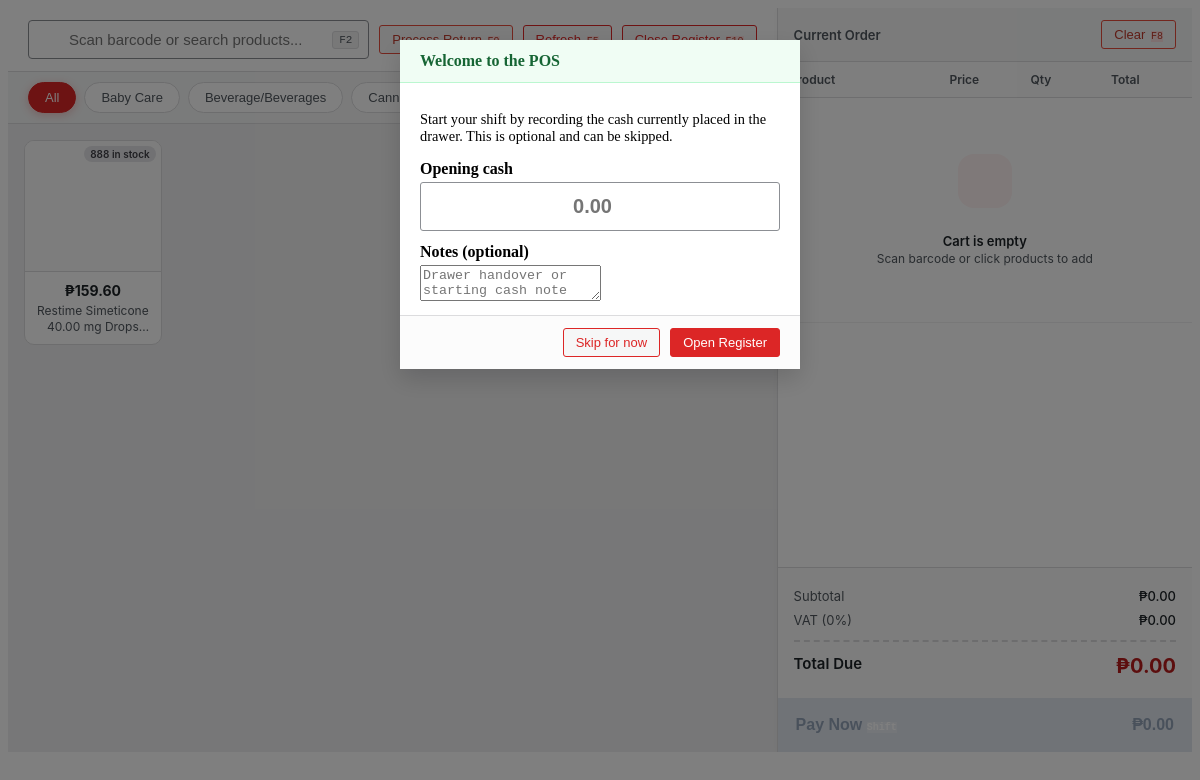
Page /reusablepage/salespos.php (signed in) on the committed database.
### tables this page shows
CREATE TABLE `product_categories` (
  `id` int(11) NOT NULL,
  `category_name` varchar(100) NOT NULL,
  `has_vat` tinyint(1) NOT NULL DEFAULT 0,
  `senior_discount` tinyint(1) NOT NULL DEFAULT 0,
  `pwd_discount` tinyint(1) NOT NULL DEFAULT 0
);

CREATE TABLE `products` (
  `id` int(11) NOT NULL,
  `branded_name` varchar(255) NOT NULL COMMENT 'Brand name (e.g., Amoxil)',
  `generic_name` varchar(255) NOT NULL COMMENT 'Generic/active ingredient (e.g., Amoxicillin)',
  `strength` decimal(10,2) NOT NULL DEFAULT 0.00 COMMENT 'Main strength value (e.g., 500mg)',
  `measurement_id` int(11) DEFAULT NULL,
  `barcode` varchar(100) DEFAULT NULL COMMENT 'Barcode for POS scanning',
  `category_id` int(11) DEFAULT NULL,
  `classification_id` int(11) DEFAULT NULL,
  `units_per_package` int(11) DEFAULT NULL COMMENT 'Units per package/blister/bottle',
  `imageproduct` varchar(500) NOT NULL,
  `is_basic_necessities` tinyint(1) NOT NULL DEFAULT 0,
  `package_type` varchar(100) DEFAULT NULL COMMENT 'Blister, Bottle, Strip, Box, Jar, etc.',
  `dosage_form` varchar(100) DEFAULT NULL COMMENT 'Tablet, Capsule, Syrup, Suspension, Cream, Drops',
  `dosage_form_id` int(11) DEFAULT NULL,
  `strength_per_quantity` decimal(10,2) DEFAULT NULL COMMENT 'Qty for strength (e.g., 5 for 5mL in syrup)',
  `strength_per_quantity_unit` varchar(50) DEFAULT NULL COMMENT 'Unit for strength_per_quantity (e.g., mL, g)',
  `is_hidden` tinyint(1) NOT NULL DEFAULT 0
);

### function/workingpos.php (called while the page is built, shortened)
<?php
class Product {
    private $conn;
    public function __construct($db) {
        $this->conn = $db;
    }
    public function getProducts() {
        $sql = "SELECT p.*,
                    pc.category_name,
                    pc.has_vat, pc.senior_discount, pc.pwd_discount,
                    um.serving_unit_name AS measurement_name,
                    COALESCE(SUM(CASE
                        WHEN i.current_quantity > 0
                             AND (i.expiry_date IS NULL OR i.expiry_date >= CURDATE())
                        THEN i.current_quantity
                        ELSE 0
                    END), 0) AS stock,
                    MIN(CASE
                        WHEN i.current_quantity > 0
                             AND i.expiry_date IS NOT NULL
                             AND i.expiry_date >= CURDATE()
                        THEN i.expiry_date
                        ELSE NULL
                    END) AS earliest_expiry_date,
                    COALESCE((SELECT newest.sale_price
                              FROM inventory newest
                              WHERE newest.product_id = p.id
                              ORDER BY newest.date_received DESC, newest.id DESC
                              LIMIT 1), 0) AS total_price,
                    COALESCE((SELECT newest.purchase_cost
                              FROM inventory newest
                              WHERE newest.product_id = p.id
                              ORDER BY newest.date_received DESC, newest.id DESC
                              LIMIT 1), 0) AS net_price,
                    COALESCE((SELECT newest.sale_price
                              FROM inventory newest
                              WHERE newest.product_id = p.id
                              ORDER BY newest.date_received DESC, newest.id DESC
                              LIMIT 1), 0) AS sale_price
                FROM products p
                LEFT JOIN product_categories pc ON p.category_id = pc.id
                LEFT JOIN serving_unit um ON p.measurement_id = um.id
                LEFT JOIN inventory i ON p.id = i.product_id
                GROUP BY p.id
                ORDER BY p.generic_name ASC";
        $stmt = $this->conn->prepare($sql);
        $stmt->execute();
        return $stmt->fetchAll(PDO::FETCH_ASSOC);
    }
    public function getCategories() {
        $sql = "SELECT * FROM product_categories ORDER BY category_name ASC";
        $stmt = $this->conn->prepare($sql);
        $stmt->execute();
        return $stmt->fetchAll(PDO::FETCH_ASSOC);
    }
}

### reusablepage/salespos.php (the view, shortened to what this page needs)
<?php
require_once __DIR__ . "/../conn/database.php";
require_once __DIR__ . "/../function/workingpos.php";
$product = new Product($db);
$products = $product->getProducts();
$categories = $product->getCategories();
?>
<link rel="stylesheet" href="../css/pos_wepos.css?v=1.10">
<div class="wepos-wrapper" id="weposApp">
    <div class="wepos-left">
        <div class="wepos-header">
            <div class="wepos-search-container">
                <input type="text" id="weposSearch" placeholder="Scan barcode or search products..." autocomplete="off">
                <kbd>F2</kbd>
            </div>
            <button type="button" class="wepos-btn wepos-btn-outline text-danger" style="border-color: #e74c3c; color: #c0392b;" onclick="openReturnModal()">
                    Process Return <kbd style="font-size: 10px; background: #fee2e2; color: #c0392b; border: none; margin-left: 2px;">F9</kbd>
                </button>
            <button class="wepos-btn wepos-btn-outline" onclick="location.reload()">
                Refresh <kbd style="font-size: 10px; background: #fee2e2; color: #c0392b; border: none; margin-left: 2px;">F5</kbd>
            </button>
            <button class="wepos-btn wepos-btn-outline text-primary" onclick="weposOpenClosingModal()">
                Close Register <kbd style="font-size: 10px; background: #fee2e2; color: #c0392b; border: none; margin-left: 2px;">F10</kbd>
            </button>
        </div>
        <div class="wepos-categories">
            <button class="wepos-cat-btn active" onclick="weposFilterCat('All')">All</button>
            <?php foreach ($categories as $cat): ?>
                <button class="wepos-cat-btn" onclick="weposFilterCat('<?= htmlspecialchars($cat['category_name']) ?>')">
                    <?= htmlspecialchars($cat['category_name']) ?>
                </button>
            <?php endforeach; ?>
        </div>
        <div class="wepos-products-area">
            <div class="wepos-products-grid" id="weposGrid">
                <?php if (empty($products)): ?>
                    <div class="w-100 text-center text-muted py-5 px-3">
                        <i class="fas fa-box-open d-block mb-3" style="font-size: 2.5rem; color: #cbd5e1;"></i>
                        <h5 class="mb-2">No products available</h5>
                        <p class="mb-0">Add a product and inventory batch before starting a sale.</p>
                    </div>
                <?php else: ?>
                <?php foreach ($products as $row): ?>
                    <?php
                        $stock = (int)($row['stock'] ?? 0);
                        $isOut = $stock <= 0;
                        $expiryDate = $row['earliest_expiry_date'] ?? null;
                        $isExpired = ($expiryDate && strtotime($expiryDate) < strtotime('today')) ? true : false;
                        $salePrice = (float)($row['total_price'] ?? $row['sale_price'] ?? 0);
                        $costPrice = (float)($row['net_price'] ?? $row['purchase_cost'] ?? $salePrice);
                    ?>
                    <div class="wepos-product-card <?= $isOut ? 'out-of-stock' : '' ?><?= $isExpired ? ' expired' : '' ?>"
                         data-id="<?= $row['id'] ?>"
                         data-name="<?= htmlspecialchars($row['branded_name']) ?> <?= htmlspecialchars($row['generic_name']) ?> <?= htmlspecialchars($row['strength'] ?? '') ?> <?= htmlspecialchars($row['measurement_name'] ?? '') ?><?= !empty(trim($row['dosage_form'] ?? '')) ? ' ' . htmlspecialchars(trim($row['dosage_form'])) : '' ?><?= isset($row['strength_per_quantity']) && $row['strength_per_quantity'] > 0 ? ' (' . htmlspecialchars((string)$row['strength_per_quantity']) . ' ' . htmlspecialchars(trim($row['strength_per_quantity_unit'] ?? '')) . ' per unit)' : '' ?>"
                         data-branded="<?= htmlspecialchars($row['branded_name']) ?>"
                         data-generic="<?= htmlspecialchars($row['generic_name']) ?>"
                         data-strength="<?= htmlspecialchars(trim(($row['strength'] ?? '') . (($row['strength'] ?? '') !== '' ? ' ' : '') . ($row['measurement_name'] ?? ''))) ?>"
                         data-form="<?= htmlspecialchars(trim($row['dosage_form'] ?? '')) ?>"
                         data-price="<?= $salePrice ?>"
                         data-net="<?= $costPrice ?>"
                         data-barcode="<?= htmlspecialchars($row['barcode'] ?? '') ?>"
                         data-category="<?= htmlspecialchars($row['category_name'] ?? 'Uncategorized') ?>"
                         data-has-vat="<?= (int)($row['has_vat'] ?? 0) ?>"
                         data-senior="<?= (int)($row['senior_discount'] ?? 0) ?>"
                         data-pwd="<?= (int)($row['pwd_discount'] ?? 0) ?>"
                         data-stock="<?= $stock ?>"
                         data-pcs="<?= (int)($row['pcs'] ?? 1) ?>"
                         data-expired="<?= $isExpired ? '1' : '0' ?>"
                         onclick="event.stopPropagation(); weposAddToCart(this)">
                        <div class="wepos-card-img">
                            <?php if ($isExpired): ?>
                                <span class="wepos-stock-badge expired">EXPIRED</span>
                            <?php elseif ($isOut): ?>
                                <span class="wepos-stock-badge empty">Out of Stock</span>
                            <?php else: ?>
                                <span class="wepos-stock-badge <?= $stock <= 10 ? 'low' : '' ?>"><?= $stock ?> in stock</span>
                            <?php endif; ?>
                        </div>
                        <div class="wepos-card-info">
                            <div class="wepos-card-price">₱<?= number_format($salePrice, 2) ?></div>
                            <div class="wepos-card-name">
                                <?= htmlspecialchars($row['branded_name']) ?> <?= htmlspecialchars($row['generic_name']) ?> <?= htmlspecialchars($row['strength'] ?? '') ?> <?= htmlspecialchars($row['measurement_name'] ?? '') ?><?= !empty(trim($row['dosage_form'] ?? '')) ? ' ' . htmlspecialchars(trim($row['dosage_form'])) : '' ?>
                            </div>
                        </div>
                    </div>
                <?php endforeach; ?>
                <?php endif; ?>
            </div>
        </div>
    </div>
    <div class="wepos-right">
        <div class="wepos-resizer" id="weposCartResizer" title="Drag to resize the cart panel" aria-label="Drag to resize the cart panel">
        </div>
        <div class="wepos-cart-header">
            <span style="font-size:13px; font-weight:600; color:#50575e;">Current Order</span>
            <div class="wepos-cart-actions">
                <button class="wepos-btn wepos-btn-outline text-danger" style="border-color: #e74c3c; color: #c0392b;" onclick="weposClearCart()">
                    Clear <kbd style="font-size: 10px; background: #fee2e2; color: #c0392b; border: none; margin-left: 2px;">F8</kbd>
                </button>
            </div>
        </div>
        <div class="wepos-cart-items">
            <table class="wepos-cart-table">
                <thead>
                    <tr>
                        <th class="wepos-col-name">Product</th>
                        <th class="wepos-col-price">Price</th>
                        <th class="wepos-col-qty">Qty</th>
                        <th class="wepos-col-total">Total</th>
                        <th class="wepos-col-action"></th>
                    </tr>
                </thead>
                <tbody id="weposCartBody">
                </tbody>
            </table>
        </div>
        <div class="wepos-checkout-area">
            <div class="wepos-calc-box">
                <div class="wepos-calc-row">
                    <span>Subtotal</span>
                    <span id="calcSub">₱0.00</span>
                </div>
                <div class="wepos-calc-row text-muted" id="rowVat" style="display:none;">
                    <span>VAT (0%)</span>
                    <span id="calcVat">+₱0.00</span>
                </div>
                <div class="wepos-calc-row total-row">
                    <span>Total Due</span>
                    <span class="wepos-grand-total" id="calcTotal">₱0.00</span>
                </div>
            </div>
            <button class="wepos-pay-btn" id="weposPayBtn" onclick="weposOpenPayModal()" disabled>
                <span>Pay Now <kbd style="font-size: 10px; background: rgba(255,255,255,.25); color:#fff; border: none;">Shift</kbd></span>
                <span class="wepos-pay-amount" id="btnTotalAmount">₱0.00</span>
            </button>
        </div>
    </div>
</div>
<div class="wepos-modal-overlay" id="registerOpeningModal" style="display:none;" onclick="weposCloseOpeningModal(event)">
    <div class="wepos-modal" onclick="event.stopPropagation()" style="max-width:440px;">
        <div class="wepos-modal-head" style="background:#f0fdf4; border-bottom:1px solid #bbf7d0;">
            <h5 style="color:#166534;">Welcome to the POS</h5>
            <button type="button" onclick="weposCloseOpeningModal()"><i class="fas fa-times"></i></button>
        </div>
        <div class="wepos-modal-body">
            <p class="text-muted" style="font-size:0.9rem;">Start your shift by recording the cash currently placed in the drawer. This is optional and can be skipped.</p>
            <label for="openingCashAmount" style="font-weight:600; display:block; margin-bottom:4px;">Opening cash</label>
            <input type="number" id="openingCashAmount" class="wepos-input-lg" min="0" step="0.01" placeholder="0.00" autofocus>
            <label for="openingCashNotes" style="font-weight:600; display:block; margin:12px 0 4px;">Notes (optional)</label>
            <textarea id="openingCashNotes" rows="2" class="form-control" placeholder="Drawer handover or starting cash note"></textarea>
        </div>
        <div class="wepos-modal-foot">
            <button type="button" class="wepos-btn wepos-btn-outline" onclick="weposSkipOpeningModal()">Skip for now</button>
            <button type="button" class="wepos-btn wepos-btn-primary" id="confirmOpeningBtn" onclick="weposSubmitRegisterOpening()">Open Register</button>
        </div>
    </div>
</div>

### rows in the picture
product_categories: category_name "Baby Care"
product_categories: category_name "Beverage/Beverages"
product_categories: category_name "Canned…"
products: stock "888", salePrice "159.60", branded_name "Restime", generic_name "Simeticone", strength "40.00", measurement_name "mg", dosage_form "Drops"
